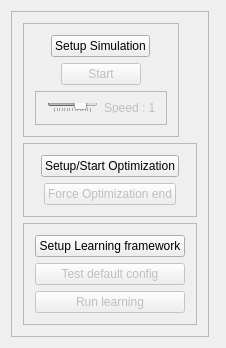
<?xml version="1.0" encoding="UTF-8"?>
<ui version="4.0">
 <class>QtGuiClass</class>
 <widget class="QMainWindow" name="QtGuiClass">
  <property name="enabled">
   <bool>true</bool>
  </property>
  <property name="geometry">
   <rect>
    <x>0</x>
    <y>0</y>
    <width>200</width>
    <height>348</height>
   </rect>
  </property>
  <property name="sizePolicy">
   <sizepolicy hsizetype="Minimum" vsizetype="Minimum">
    <horstretch>0</horstretch>
    <verstretch>0</verstretch>
   </sizepolicy>
  </property>
  <property name="focusPolicy">
   <enum>Qt::NoFocus</enum>
  </property>
  <property name="windowTitle">
   <string>QtGui</string>
  </property>
  <property name="autoFillBackground">
   <bool>false</bool>
  </property>
  <widget class="QWidget" name="centralWidget">
   <property name="focusPolicy">
    <enum>Qt::NoFocus</enum>
   </property>
   <layout class="QHBoxLayout" name="horizontalLayout_2">
    <item alignment="Qt::AlignVCenter">
     <widget class="QFrame" name="frame">
      <property name="sizePolicy">
       <sizepolicy hsizetype="Maximum" vsizetype="Maximum">
        <horstretch>0</horstretch>
        <verstretch>0</verstretch>
       </sizepolicy>
      </property>
      <property name="frameShape">
       <enum>QFrame::StyledPanel</enum>
      </property>
      <property name="frameShadow">
       <enum>QFrame::Raised</enum>
      </property>
      <layout class="QVBoxLayout" name="verticalLayout_2">
       <item>
        <widget class="QFrame" name="frame_3">
         <property name="sizePolicy">
          <sizepolicy hsizetype="Expanding" vsizetype="Expanding">
           <horstretch>0</horstretch>
           <verstretch>0</verstretch>
          </sizepolicy>
         </property>
         <property name="minimumSize">
          <size>
           <width>156</width>
           <height>40</height>
          </size>
         </property>
         <property name="maximumSize">
          <size>
           <width>156</width>
           <height>16777215</height>
          </size>
         </property>
         <property name="frameShape">
          <enum>QFrame::StyledPanel</enum>
         </property>
         <property name="frameShadow">
          <enum>QFrame::Plain</enum>
         </property>
         <layout class="QVBoxLayout" name="verticalLayout">
          <item alignment="Qt::AlignHCenter">
           <widget class="QPushButton" name="pb_simulation">
            <property name="enabled">
             <bool>true</bool>
            </property>
            <property name="sizePolicy">
             <sizepolicy hsizetype="Fixed" vsizetype="Fixed">
              <horstretch>0</horstretch>
              <verstretch>0</verstretch>
             </sizepolicy>
            </property>
            <property name="layoutDirection">
             <enum>Qt::LeftToRight</enum>
            </property>
            <property name="text">
             <string>Setup Simulation</string>
            </property>
           </widget>
          </item>
          <item alignment="Qt::AlignHCenter">
           <widget class="QPushButton" name="pb_start">
            <property name="enabled">
             <bool>false</bool>
            </property>
            <property name="sizePolicy">
             <sizepolicy hsizetype="Fixed" vsizetype="Fixed">
              <horstretch>0</horstretch>
              <verstretch>0</verstretch>
             </sizepolicy>
            </property>
            <property name="layoutDirection">
             <enum>Qt::LeftToRight</enum>
            </property>
            <property name="text">
             <string>Start</string>
            </property>
           </widget>
          </item>
          <item>
           <widget class="QFrame" name="frame_2">
            <property name="frameShape">
             <enum>QFrame::StyledPanel</enum>
            </property>
            <property name="frameShadow">
             <enum>QFrame::Raised</enum>
            </property>
            <layout class="QHBoxLayout" name="horizontalLayout">
             <item>
              <widget class="QSlider" name="horizontalSlider">
               <property name="enabled">
                <bool>false</bool>
               </property>
               <property name="sizePolicy">
                <sizepolicy hsizetype="Fixed" vsizetype="Fixed">
                 <horstretch>0</horstretch>
                 <verstretch>0</verstretch>
                </sizepolicy>
               </property>
               <property name="minimum">
                <number>-10</number>
               </property>
               <property name="maximum">
                <number>4</number>
               </property>
               <property name="singleStep">
                <number>1</number>
               </property>
               <property name="pageStep">
                <number>10</number>
               </property>
               <property name="value">
                <number>0</number>
               </property>
               <property name="sliderPosition">
                <number>0</number>
               </property>
               <property name="orientation">
                <enum>Qt::Horizontal</enum>
               </property>
               <property name="tickPosition">
                <enum>QSlider::TicksBelow</enum>
               </property>
               <property name="tickInterval">
                <number>1</number>
               </property>
              </widget>
             </item>
             <item>
              <widget class="QLabel" name="label">
               <property name="enabled">
                <bool>false</bool>
               </property>
               <property name="sizePolicy">
                <sizepolicy hsizetype="Fixed" vsizetype="Fixed">
                 <horstretch>0</horstretch>
                 <verstretch>0</verstretch>
                </sizepolicy>
               </property>
               <property name="text">
                <string notr="true">Speed : 1</string>
               </property>
              </widget>
             </item>
            </layout>
           </widget>
          </item>
         </layout>
        </widget>
       </item>
       <item>
        <widget class="QFrame" name="frame_4">
         <property name="frameShape">
          <enum>QFrame::StyledPanel</enum>
         </property>
         <property name="frameShadow">
          <enum>QFrame::Plain</enum>
         </property>
         <layout class="QVBoxLayout" name="verticalLayout_3">
          <item alignment="Qt::AlignHCenter">
           <widget class="QPushButton" name="pb_optimization">
            <property name="sizePolicy">
             <sizepolicy hsizetype="Fixed" vsizetype="Fixed">
              <horstretch>0</horstretch>
              <verstretch>0</verstretch>
             </sizepolicy>
            </property>
            <property name="layoutDirection">
             <enum>Qt::LeftToRight</enum>
            </property>
            <property name="text">
             <string>Setup/Start Optimization</string>
            </property>
           </widget>
          </item>
          <item alignment="Qt::AlignHCenter">
           <widget class="QPushButton" name="pb_force_opti_end">
            <property name="enabled">
             <bool>false</bool>
            </property>
            <property name="sizePolicy">
             <sizepolicy hsizetype="Fixed" vsizetype="Fixed">
              <horstretch>0</horstretch>
              <verstretch>0</verstretch>
             </sizepolicy>
            </property>
            <property name="layoutDirection">
             <enum>Qt::LeftToRight</enum>
            </property>
            <property name="text">
             <string>Force Optimization end</string>
            </property>
           </widget>
          </item>
         </layout>
        </widget>
       </item>
       <item>
        <widget class="QFrame" name="frame_5">
         <property name="frameShape">
          <enum>QFrame::StyledPanel</enum>
         </property>
         <property name="frameShadow">
          <enum>QFrame::Plain</enum>
         </property>
         <layout class="QVBoxLayout" name="verticalLayout_4">
          <item alignment="Qt::AlignHCenter">
           <widget class="QPushButton" name="pb_setup_learning">
            <property name="sizePolicy">
             <sizepolicy hsizetype="Fixed" vsizetype="Fixed">
              <horstretch>0</horstretch>
              <verstretch>0</verstretch>
             </sizepolicy>
            </property>
            <property name="layoutDirection">
             <enum>Qt::LeftToRight</enum>
            </property>
            <property name="text">
             <string>Setup Learning framework</string>
            </property>
           </widget>
          </item>
          <item>
           <widget class="QPushButton" name="pb_test_default">
            <property name="enabled">
             <bool>false</bool>
            </property>
            <property name="text">
             <string>Test default config</string>
            </property>
           </widget>
          </item>
          <item>
           <widget class="QPushButton" name="pb_run_learning">
            <property name="enabled">
             <bool>false</bool>
            </property>
            <property name="text">
             <string>Run learning</string>
            </property>
           </widget>
          </item>
         </layout>
        </widget>
       </item>
      </layout>
     </widget>
    </item>
    <item>
     <widget class="QTabWidget" name="tabWidget">
      <property name="enabled">
       <bool>false</bool>
      </property>
      <property name="sizePolicy">
       <sizepolicy hsizetype="Ignored" vsizetype="Ignored">
        <horstretch>0</horstretch>
        <verstretch>0</verstretch>
       </sizepolicy>
      </property>
      <property name="currentIndex">
       <number>-1</number>
      </property>
     </widget>
    </item>
   </layout>
  </widget>
 </widget>
 <layoutdefault spacing="6" margin="11"/>
 <resources/>
 <connections>
  <connection>
   <sender>pb_simulation</sender>
   <signal>clicked()</signal>
   <receiver>QtGuiClass</receiver>
   <slot>setup_simulation()</slot>
   <hints>
    <hint type="sourcelabel">
     <x>139</x>
     <y>51</y>
    </hint>
    <hint type="destinationlabel">
     <x>199</x>
     <y>70</y>
    </hint>
   </hints>
  </connection>
  <connection>
   <sender>pb_optimization</sender>
   <signal>clicked()</signal>
   <receiver>QtGuiClass</receiver>
   <slot>setup_optimization()</slot>
   <hints>
    <hint type="sourcelabel">
     <x>159</x>
     <y>182</y>
    </hint>
    <hint type="destinationlabel">
     <x>199</x>
     <y>204</y>
    </hint>
   </hints>
  </connection>
  <connection>
   <sender>pb_force_opti_end</sender>
   <signal>clicked()</signal>
   <receiver>QtGuiClass</receiver>
   <slot>stop_opti()</slot>
   <hints>
    <hint type="sourcelabel">
     <x>151</x>
     <y>211</y>
    </hint>
    <hint type="destinationlabel">
     <x>199</x>
     <y>234</y>
    </hint>
   </hints>
  </connection>
  <connection>
   <sender>horizontalSlider</sender>
   <signal>valueChanged(int)</signal>
   <receiver>QtGuiClass</receiver>
   <slot>set_speed_value(int)</slot>
   <hints>
    <hint type="sourcelabel">
     <x>102</x>
     <y>123</y>
    </hint>
    <hint type="destinationlabel">
     <x>199</x>
     <y>141</y>
    </hint>
   </hints>
  </connection>
  <connection>
   <sender>pb_setup_learning</sender>
   <signal>clicked()</signal>
   <receiver>QtGuiClass</receiver>
   <slot>setup_learning()</slot>
   <hints>
    <hint type="sourcelabel">
     <x>133</x>
     <y>260</y>
    </hint>
    <hint type="destinationlabel">
     <x>199</x>
     <y>278</y>
    </hint>
   </hints>
  </connection>
  <connection>
   <sender>pb_test_default</sender>
   <signal>clicked()</signal>
   <receiver>QtGuiClass</receiver>
   <slot>test_default_config()</slot>
   <hints>
    <hint type="sourcelabel">
     <x>128</x>
     <y>289</y>
    </hint>
    <hint type="destinationlabel">
     <x>199</x>
     <y>307</y>
    </hint>
   </hints>
  </connection>
  <connection>
   <sender>pb_run_learning</sender>
   <signal>clicked()</signal>
   <receiver>QtGuiClass</receiver>
   <slot>run_learning()</slot>
   <hints>
    <hint type="sourcelabel">
     <x>157</x>
     <y>318</y>
    </hint>
    <hint type="destinationlabel">
     <x>199</x>
     <y>337</y>
    </hint>
   </hints>
  </connection>
 </connections>
 <slots>
  <slot>setup_simulation()</slot>
  <slot>setup_optimization()</slot>
  <slot>stop_opti()</slot>
  <slot>set_speed_value(int)</slot>
  <slot>setup_learning()</slot>
  <slot>test_default_config()</slot>
  <slot>run_learning()</slot>
 </slots>
</ui>
